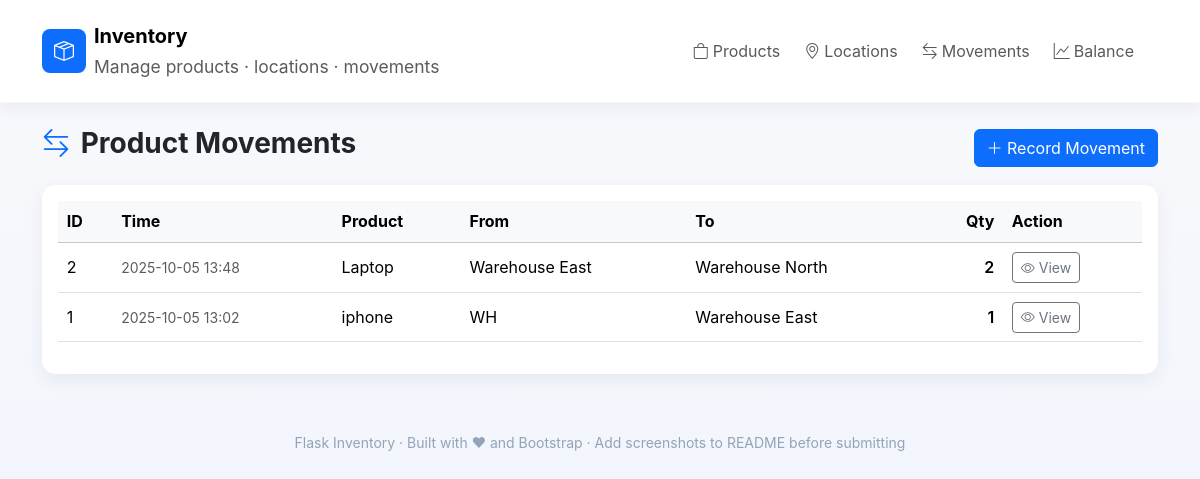
/movements, run on the app's committed database.
### app.py (models this page shows, shortened)
class ProductMovement(db.Model):
    movement_id = db.Column(db.String(50), primary_key=True)
    timestamp = db.Column(db.DateTime, default=datetime.utcnow)
    from_location = db.Column(db.String(50), db.ForeignKey('location.location_id'), nullable=True)
    to_location = db.Column(db.String(50), db.ForeignKey('location.location_id'), nullable=True)
    product_id = db.Column(db.String(50), db.ForeignKey('product.product_id'), nullable=False)
    qty = db.Column(db.Integer, nullable=False)
    product = db.relationship('Product', foreign_keys=[product_id])
    from_loc = db.relationship('Location', foreign_keys=[from_location])
    to_loc = db.relationship('Location', foreign_keys=[to_location])

class Product(db.Model):
    product_id = db.Column(db.String(50), primary_key=True)
    name = db.Column(db.String(200), nullable=False)
    description = db.Column(db.String(500))

class Location(db.Model):
    location_id = db.Column(db.String(50), primary_key=True)
    name = db.Column(db.String(200), nullable=False)
    address = db.Column(db.String(300))

### app.py (the view)
@app.route('/movements')
def movements():
    moves = ProductMovement.query.order_by(ProductMovement.timestamp.desc()).all()
    return render_template('movements.html', moves=moves)

### templates/movements.html
{% extends "base.html" %}
{% block content %}
  <div class="d-flex justify-content-between align-items-center mb-3">
    <h3 class="fw-bold"><i class="bi bi-arrow-left-right me-1 text-primary"></i> Product Movements</h3>
    <a class="btn btn-primary" href="{{ url_for('add_movement') }}"><i class="bi bi-plus-lg"></i> Record Movement</a>
  </div>
  <div class="card p-3">
    <div class="table-responsive">
      <table class="table table-hover table-sm align-middle">
        <thead class="table-light">
          <tr>
            <th>ID</th><th>Time</th><th>Product</th><th>From</th><th>To</th><th class="text-end">Qty</th><th>Action</th>
          </tr>
        </thead>
        <tbody>
          {% for m in moves %}
            <tr>
              <td>{{ m.movement_id }}</td>
              <td class="small text-muted">{{ m.timestamp.strftime('%Y-%m-%d %H:%M') }}</td>
              <td>{{ m.product.name if m.product else m.product_id }}</td>
              <td>{{ m.from_loc.name if m.from_loc else '-' }}</td>
              <td>{{ m.to_loc.name if m.to_loc else '-' }}</td>
              <td class="text-end fw-semibold">{{ m.qty }}</td>
              <td>
                <a class="btn btn-sm btn-outline-secondary" href="{{ url_for('view_movement', movement_id=m.movement_id) }}"><i class="bi bi-eye"></i> View</a>
              </td>
            </tr>
          {% else %}
            <tr><td colspan="7" class="text-muted">No movements recorded yet.</td></tr>
          {% endfor %}
        </tbody>
      </table>
    </div>
  </div>
{% endblock %}

### templates/base.html (style rules this page uses)
:root { --accent: #2563eb; --muted: #6c757d; --card-radius: 14px; }
html,body { height:100%; }
body { background: linear-gradient(180deg, #f8f9fc 0%, #eef3fb 100%); font-family: Inter, system-ui, -apple-system, "Segoe UI", Roboto, "Helvetica Neue", Arial; }
.card { border: none; border-radius: var(--card-radius); box-shadow: 0 6px 18px rgba(18, 40, 71, 0.06); }
.table-sm td, .table-sm th { padding: .55rem; vertical-align: middle; }

### data on the page
ProductMovement: movement_id "2", timestamp "2025-10-05 13:48", product "Laptop", from_loc "Warehouse East", to_loc "Warehouse North", qty "2"
ProductMovement: movement_id "1", timestamp "2025-10-05 13:02", product "iphone", from_loc "WH", to_loc "Warehouse East", qty "1"
